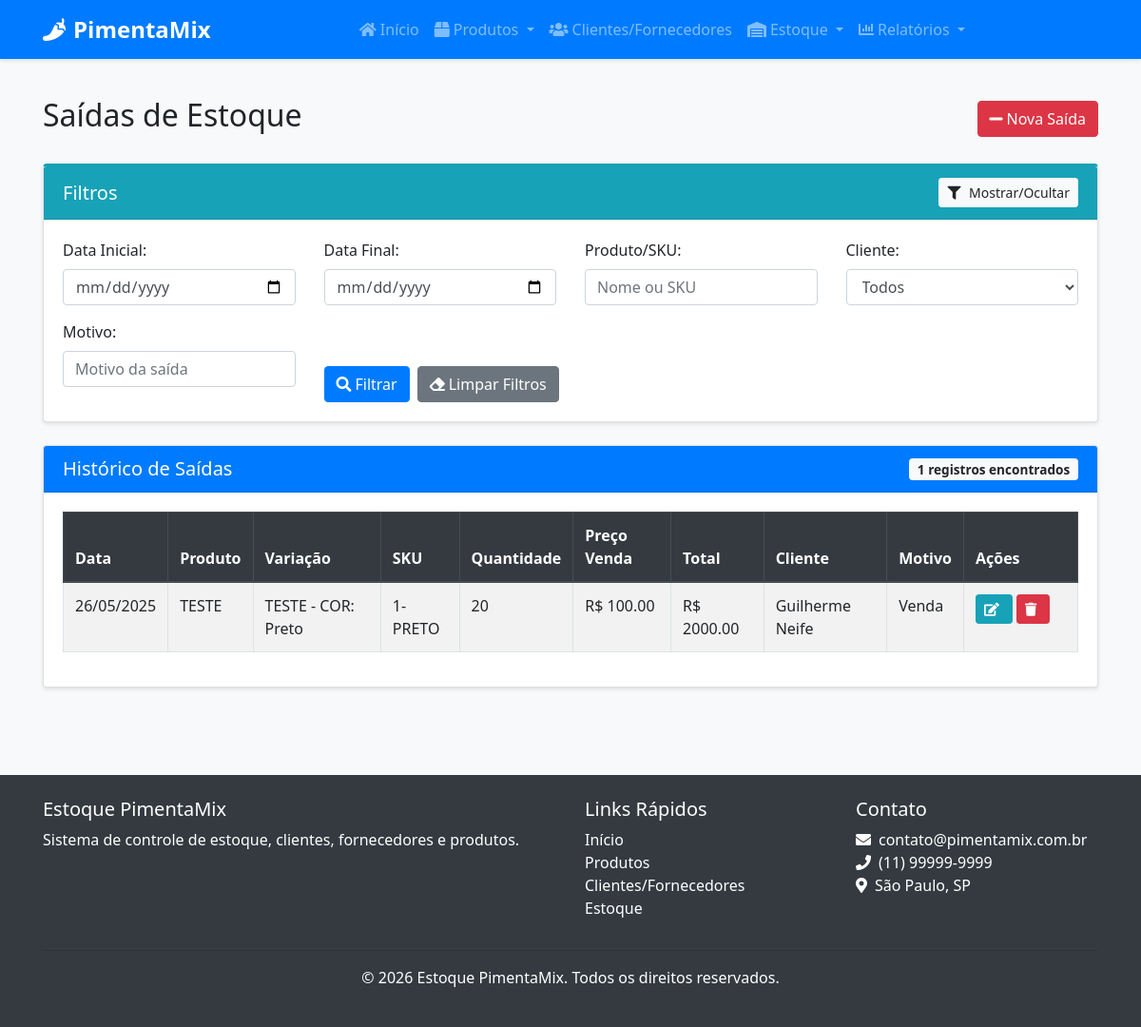
The app's page /estoque/saidas, older data.
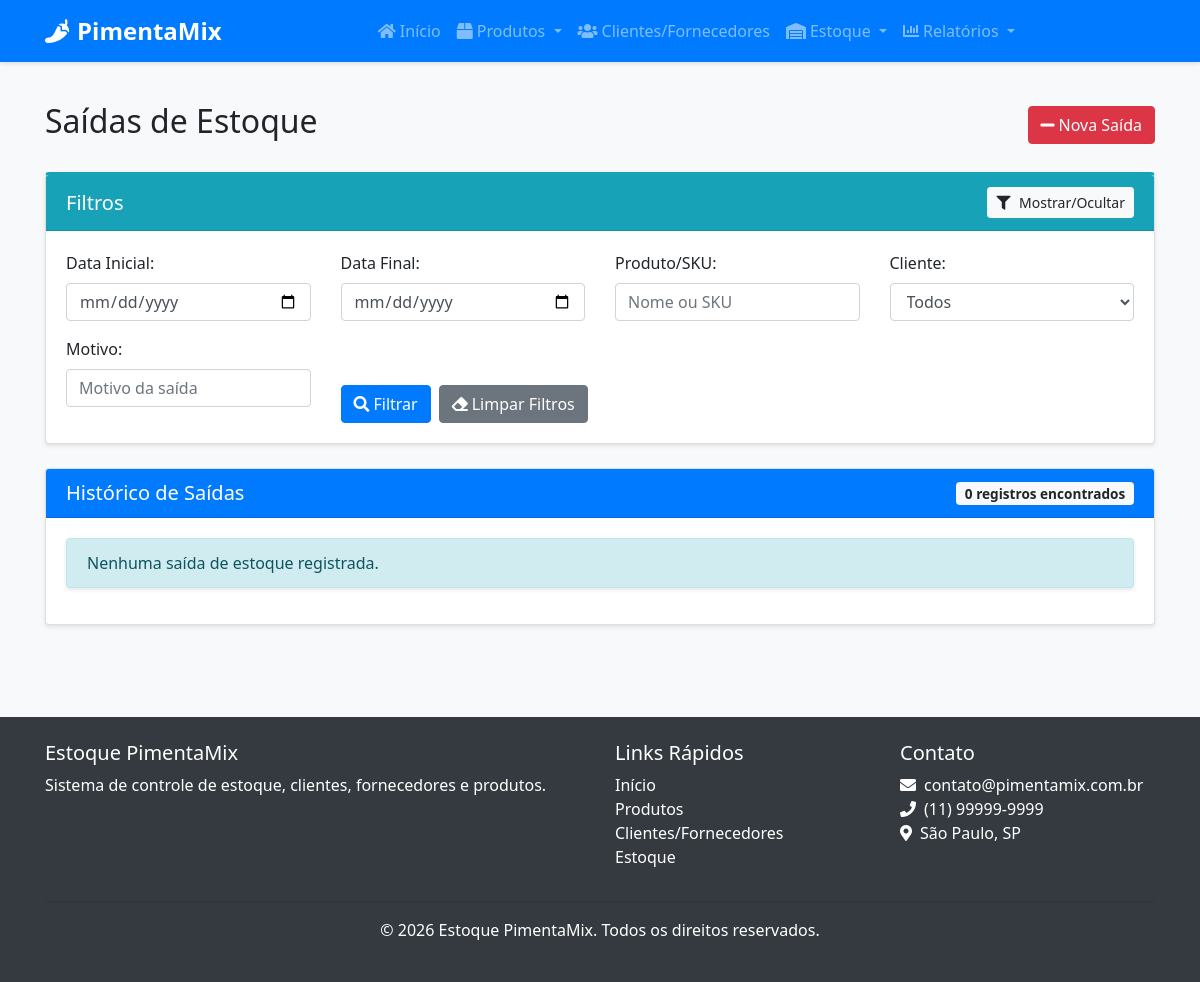
The same page, newer data.
### src/models/estoque.py (models this page shows, shortened)
class SaidaEstoque(db.Model):
    __tablename__ = 'saida_estoque'
    id = db.Column(db.Integer, primary_key=True)
    variacao_id = db.Column(db.Integer, db.ForeignKey('produto_variacao.id'), nullable=False)
    quantidade = db.Column(db.Integer, nullable=False)
    preco_venda = db.Column(db.Float, nullable=False)  # Novo campo
    valor_total = db.Column(db.Float, nullable=False)  # Novo campo
    data = db.Column(db.DateTime, default=datetime.utcnow)
    cliente_id = db.Column(db.Integer, db.ForeignKey('cliente_fornecedor.id'), nullable=True)
    motivo = db.Column(db.String(100), nullable=True)
    observacao = db.Column(db.Text, nullable=True)

### src/models/produto.py (models this page shows, shortened)
class Produto(db.Model):
    __tablename__ = 'produto'
    id = db.Column(db.Integer, primary_key=True) # Corrigido: Indentação removida
    nome = db.Column(db.String(100), nullable=False)
    descricao = db.Column(db.Text, nullable=True)
    sku_base = db.Column(db.String(50), nullable=True, unique=True) # Adicionado SKU Base
    isbn = db.Column(db.String(20), nullable=True) # Adicionado ISBN
    categoria_id = db.Column(db.Integer, db.ForeignKey('categoria.id'), nullable=False)
    fornecedor_id = db.Column(db.Integer, db.ForeignKey('cliente_fornecedor.id'), nullable=True)
    data_cadastro = db.Column(db.DateTime, default=datetime.utcnow) # Corrigido: Removido 'mentos'
    variacoes = db.relationship('ProdutoVariacao', backref='produto', lazy=True, cascade="all, delete-orphan")

class ProdutoVariacao(db.Model):
    __tablename__ = 'produto_variacao'
    id = db.Column(db.Integer, primary_key=True)
    produto_id = db.Column(db.Integer, db.ForeignKey('produto.id'), nullable=False)
    nome = db.Column(db.String(100), nullable=False)
    sku = db.Column(db.String(50), nullable=False, unique=True)
    preco_venda = db.Column(db.Float, nullable=False)
    quantidade_atual = db.Column(db.Integer, default=0)
    estoque_minimo = db.Column(db.Integer, default=5)
    atributos_valores = db.relationship('AtributoValor', secondary=produto_variacao_atributo_valor,
                                       backref=db.backref('variacoes', lazy=True))
    entradas = db.relationship('EntradaEstoque', backref='variacao', lazy=True)
    saidas = db.relationship('SaidaEstoque', backref='variacao', lazy=True)

### src/models/cliente_fornecedor.py (models this page shows, shortened)
class ClienteFornecedor(db.Model):
    __tablename__ = 'cliente_fornecedor'
    id = db.Column(db.Integer, primary_key=True)
    nome = db.Column(db.String(100), nullable=False)
    razao_social = db.Column(db.String(100), nullable=True)
    nome_fantasia = db.Column(db.String(100), nullable=True)
    cpf_cnpj = db.Column(db.String(20), nullable=True, unique=True)
    email = db.Column(db.String(100), nullable=False)
    telefone = db.Column(db.String(20), nullable=False)
    endereco = db.Column(db.Text, nullable=True)
    observacoes = db.Column(db.Text, nullable=True)
    eh_cliente = db.Column(db.Boolean, default=False)
    eh_fornecedor = db.Column(db.Boolean, default=False)
    data_cadastro = db.Column(db.DateTime, default=datetime.utcnow)
    responsaveis = db.relationship('Responsavel', backref='cliente_fornecedor', lazy=True, cascade="all, delete-orphan")
    contatos = db.relationship('Contato', backref='cliente_fornecedor', lazy=True, cascade="all, delete-orphan")
    produtos_fornecidos = db.relationship('Produto', backref='fornecedor', lazy=True)
    entradas_estoque = db.relationship('EntradaEstoque', backref='fornecedor', lazy=True)
    saidas_estoque = db.relationship('SaidaEstoque', backref='cliente', lazy=True)

### src/routes/estoque.py (the view, shortened to what this page needs)
@estoque_bp.route('/saidas', methods=['GET', 'POST'])
def saidas():
    data_inicio = request.args.get('data_inicio', '')
    data_fim = request.args.get('data_fim', '')
    produto_busca = request.args.get('produto_busca', '')
    cliente_id = request.args.get('cliente_id', '')
    motivo = request.args.get('motivo', '')
    query = SaidaEstoque.query
    if data_inicio:
        data_inicio = datetime.strptime(data_inicio, '%Y-%m-%d')
        query = query.filter(SaidaEstoque.data >= data_inicio)
    if data_fim:
        data_fim = datetime.strptime(data_fim, '%Y-%m-%d')
        data_fim = data_fim.replace(hour=23, minute=59, second=59)
        query = query.filter(SaidaEstoque.data <= data_fim)
    if cliente_id and cliente_id != '0':
        query = query.filter(SaidaEstoque.cliente_id == cliente_id)
    if motivo:
        query = query.filter(SaidaEstoque.motivo.ilike(f'%{motivo}%'))
    saidas = query.order_by(SaidaEstoque.data.desc()).all()
    clientes = ClienteFornecedor.query.filter_by(eh_cliente=True).all()
    return render_template('estoque/saidas.html',
                          saidas=saidas,
                          clientes=clientes,
                          filtros={
                              'data_inicio': data_inicio,
                              'data_fim': data_fim,
                              'produto_busca': produto_busca,
                              'cliente_id': cliente_id,
                              'motivo': motivo
                          })

### src/templates/estoque/saidas.html (shortened to what the changed rows need)
{% extends "base.html" %}
{% block content %}
<div class="container">
    <div class="d-flex justify-content-between align-items-center mb-4">
        <h2>Saídas de Estoque</h2>
    </div>
    <div class="card">
        <div class="card-header bg-primary text-white d-flex justify-content-between align-items-center">
            <h5 class="mb-0">Histórico de Saídas</h5>
            <span class="badge badge-light">{{ saidas|length }} registros encontrados</span>
        </div>
        <div class="card-body">
            {% if saidas %}
                <div class="table-container">
                    <table class="table table-striped table-bordered">
                        <thead class="thead-dark">
                            <tr>
                                <th>Data</th>
                                <th>Produto</th>
                                <th>Variação</th>
                                <th>SKU</th>
                                <th>Quantidade</th>
                                <th>Preço Venda</th>
                                <th>Total</th>
                                <th>Cliente</th>
                                <th>Motivo</th>
                                <th width="120">Ações</th>
                            </tr>
                        </thead>
                        <tbody>
                            {% for saida in saidas %}
                                <tr>
                                    <td>{{ saida.data.strftime('%d/%m/%Y') }}</td>
                                    <td>{{ saida.variacao.produto.nome }}</td>
                                    <td>{{ saida.variacao.nome }}</td>
                                    <td>{{ saida.variacao.sku }}</td>
                                    <td>{{ saida.quantidade }}</td>
                                    <td>R$ {{ "%.2f"|format(saida.preco_venda) }}</td>
                                    <td>R$ {{ "%.2f"|format(saida.valor_total) }}</td>
                                    <td>{{ saida.cliente.nome if saida.cliente else '-' }}</td>
                                    <td>{{ saida.motivo or '-' }}</td>
                                    <td>
                                        <a href="{{ url_for('estoque.editar_saida', id=saida.id) }}" class="btn btn-sm btn-info">
                                            <i class="fas fa-edit"></i>
                                        </a>
                                        <button type="button" class="btn btn-sm btn-danger btn-excluir" data-id="{{ saida.id }}">
                                            <i class="fas fa-trash"></i>
                                        </button>
                                    </td>
                                </tr>
                            {% endfor %}
                        </tbody>
                    </table>
                </div>
            {% else %}
                <div class="alert alert-info">
                    Nenhuma saída de estoque registrada.
                </div>
            {% endif %}
        </div>
    </div>
</div>
{% endblock %}

Row changes from the older to the newer data that the page shows:
removed SaidaEstoque: data "26/05/2025", variacao.produto.nome "TESTE", variacao.nome "TESTE - COR: Preto", variacao.sku "1-PRETO", quantidade "20", preco_venda "100.00", valor_total "2000.00", cliente "Guilherme Neife", motivo "Venda"
Text that changed along with them:
{{ saidas|length }}: "1" → "0"
text no longer shown: "Data Produto Variação SKU Quantidade Preço Venda Total Cliente Motivo Ações"
text now shown: "Nenhuma saída de estoque registrada."
